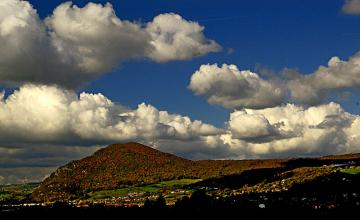
#> input picture OpenCV/Images/m1m.jpg, 360 x 220 px, found by its file name
$ jupyter execute '37_彩色直方图源码.ipynb'   (older library calls are emulated)
#> lines starting #> are read from the running program, lines starting #| are printed output that depends on the picture
[cell 1]
"""
    彩色直方图 源码
"""

import cv2
import numpy as np
import matplotlib.pyplot as plt

img = cv2.imread("..\Images\m1m.jpg",1)
#> img is the input picture: shape (220, 360, 3); mean B, G, R 87.2, 86.7, 83.4
imgInfo = img.shape
#> imgInfo = (220, 360, 3)
height = imgInfo[0]
#> height = 220
width = imgInfo[1]
#> width = 360

count_b = np.zeros(256,np.float)
count_g = np.zeros(256,np.float)
count_r = np.zeros(256,np.float)

for i in range(0,height):
    for j in range(0,width):
        (b,g,r) = img[i,j] # 读取图片各像素点
        index_b = int(b)
        index_g = int(g)
        index_r = int(r)
        # 各通道的统计
        count_b[index_b] = count_b[index_b]+1
        count_g[index_g] = count_g[index_g]+1
        count_r[index_r] = count_r[index_r]+1
#> after the loop, count_b = 256 values, max 10437 at index 0, min 0 at index 222, mean 309.4; count_g = 256 values, max 6441 at index 0, min 20 at index 248, mean 309.4; count_r = 256 values, max 6086 at index 0, min 56 at index 243, mean 309.4

for i in range(0,256):
    count_b[i] = count_b[i] / (height*width)
    count_g[i] = count_g[i] / (height*width)
    count_r[i] = count_r[i] / (height*width)
#> after the loop, count_b = 256 values, max 0.132 at index 0, min 0 at index 222, mean 0.00391; count_g = 256 values, max 0.0813 at index 0, min 0.000253 at index 248, mean 0.00391; count_r = 256 values, max 0.0768 at index 0, min 0.000707 at index 243, mean 0.00391

x = np.linspace(0,255,256)
y1 = count_b
#> y1 has the same summary as count_b
plt.figure()
plt.bar(x,y1,0.9,alpha=1,color="b")

y2 = count_g
#> y2 has the same summary as count_g
plt.figure()
plt.bar(x,y2,0.9,alpha=1,color="g")

y3 = count_r
#> y3 has the same summary as count_r
plt.figure()
plt.bar(x,y3,0.9,alpha=1,color="r")
plt.show()
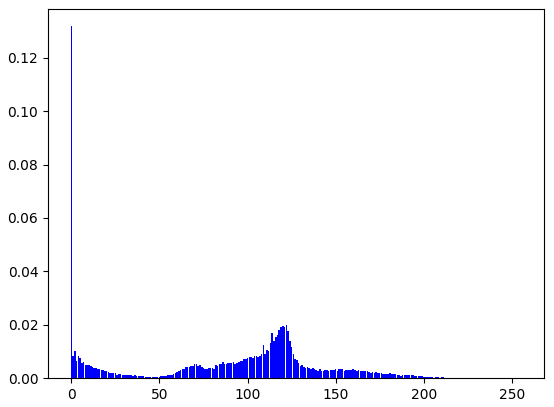
#> figure drawn by matplotlib, 1 panel; tallest bar 0.132 high, from x = -0.45 to 0.45
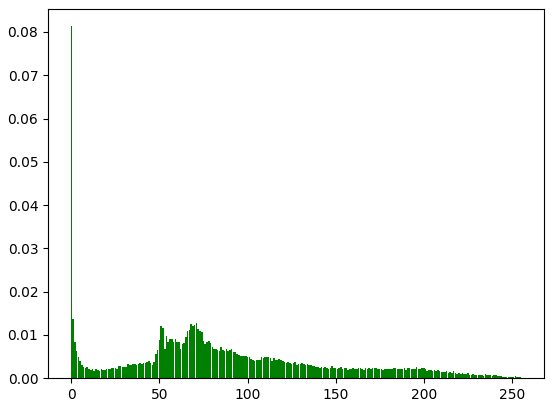
#> figure drawn by matplotlib, 1 panel; tallest bar 0.0813 high, from x = -0.45 to 0.45
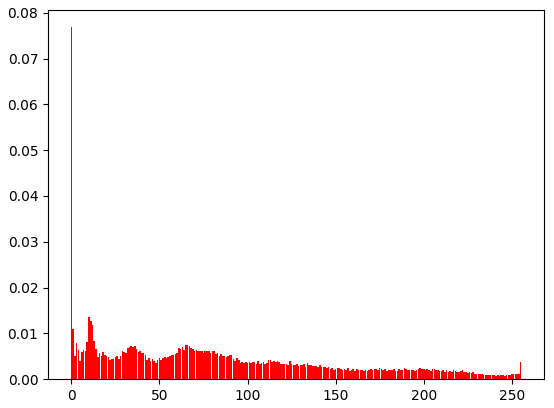
#> figure drawn by matplotlib, 1 panel; tallest bar 0.0768 high, from x = -0.45 to 0.45

cv2.waitKey(0)
cv2.destroyAllWindows()

$ run again, with OpenCV/Images/m2m.jpg copied over OpenCV/Images/m1m.jpg
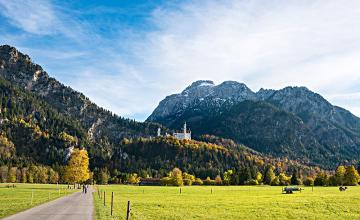
#> input picture OpenCV/Images/m2m.jpg, 360 x 220 px, found by its file name
#> img is the input picture: shape (220, 360, 3); mean B, G, R 141, 149, 132.6
#> after the loop `for i in range(0,height):`: count_b = 256 values, max 2059 at index 250, min 7 at index 192, mean 309.4; count_g = 256 values, max 1285 at index 239, min 6 at index 2, mean 309.4; count_r = 256 values, max 1096 at index 236, min 7 at index 255, mean 309.4
#> after the loop `for i in range(0,256):`: count_b = 256 values, max 0.026 at index 250, min 8.84e-05 at index 192, mean 0.00391; count_g = 256 values, max 0.0162 at index 239, min 7.58e-05 at index 2, mean 0.00391; count_r = 256 values, max 0.0138 at index 236, min 8.84e-05 at index 255, mean 0.00391
#> y1 has the same summary as count_b
#> y2 has the same summary as count_g
#> y3 has the same summary as count_r
#> `plt.show()`:
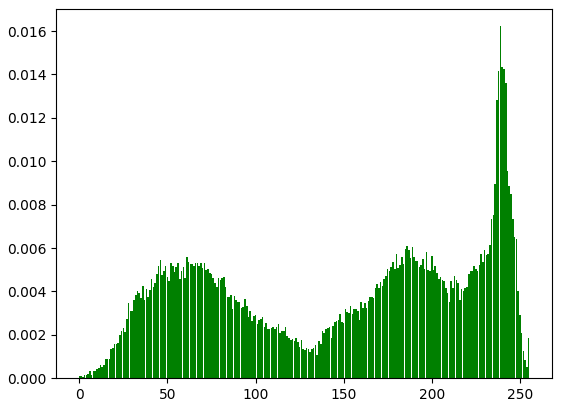
#> figure drawn by matplotlib, 1 panel; tallest bar 0.0162 high, from x = 238.6 to 239.5
#> `plt.show()`:
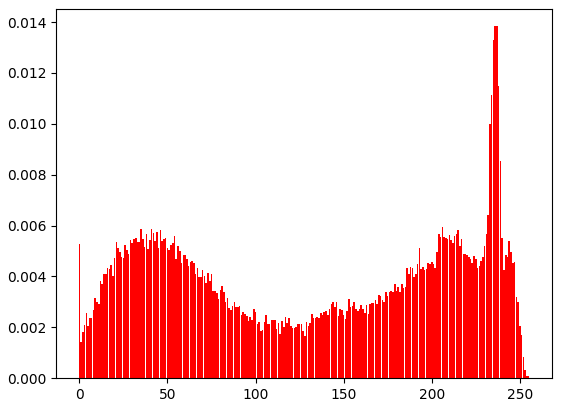
#> figure drawn by matplotlib, 1 panel

$ run again, with OpenCV/Images/m4m.jpg copied over OpenCV/Images/m1m.jpg
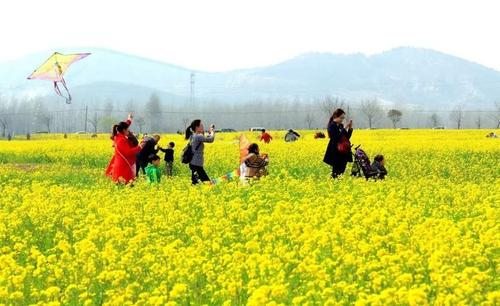
#> input picture OpenCV/Images/m4m.jpg, 500 x 306 px, found by its file name
#> img is the input picture: shape (306, 500, 3); mean B, G, R 115.9, 207.7, 201.8
#> after the loop `for i in range(0,height):`: count_b = 256 values, max 28110 at index 255, min 39 at index 121, mean 597.7; count_g = 256 values, max 27163 at index 255, min 16 at index 88, mean 597.7; count_r = 256 values, max 27145 at index 255, min 20 at index 37, mean 597.7
#> after the loop `for i in range(0,256):`: count_b = 256 values, max 0.184 at index 255, min 0.000255 at index 121, mean 0.00391; count_g = 256 values, max 0.178 at index 255, min 0.000105 at index 88, mean 0.00391; count_r = 256 values, max 0.177 at index 255, min 0.000131 at index 37, mean 0.00391
#> y1 has the same summary as count_b
#> y2 has the same summary as count_g
#> y3 has the same summary as count_r
#> `plt.show()`:
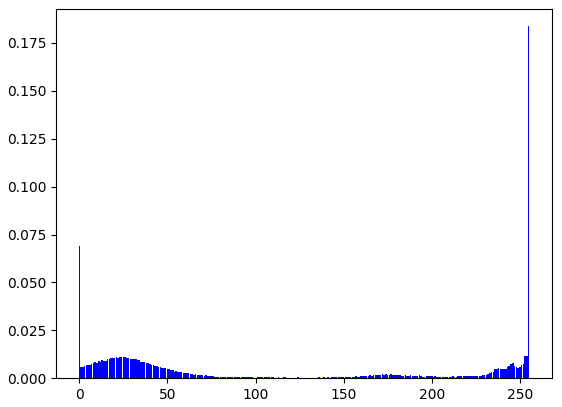
#> figure drawn by matplotlib, 1 panel; tallest bar 0.184 high, from x = 254.6 to 255.5
#> `plt.show()`:
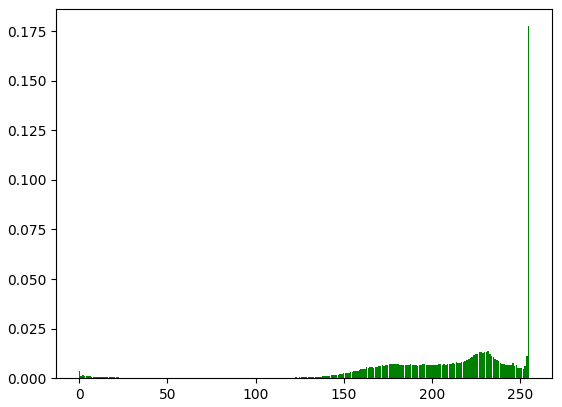
#> figure drawn by matplotlib, 1 panel; tallest bar 0.178 high, from x = 254.6 to 255.5
